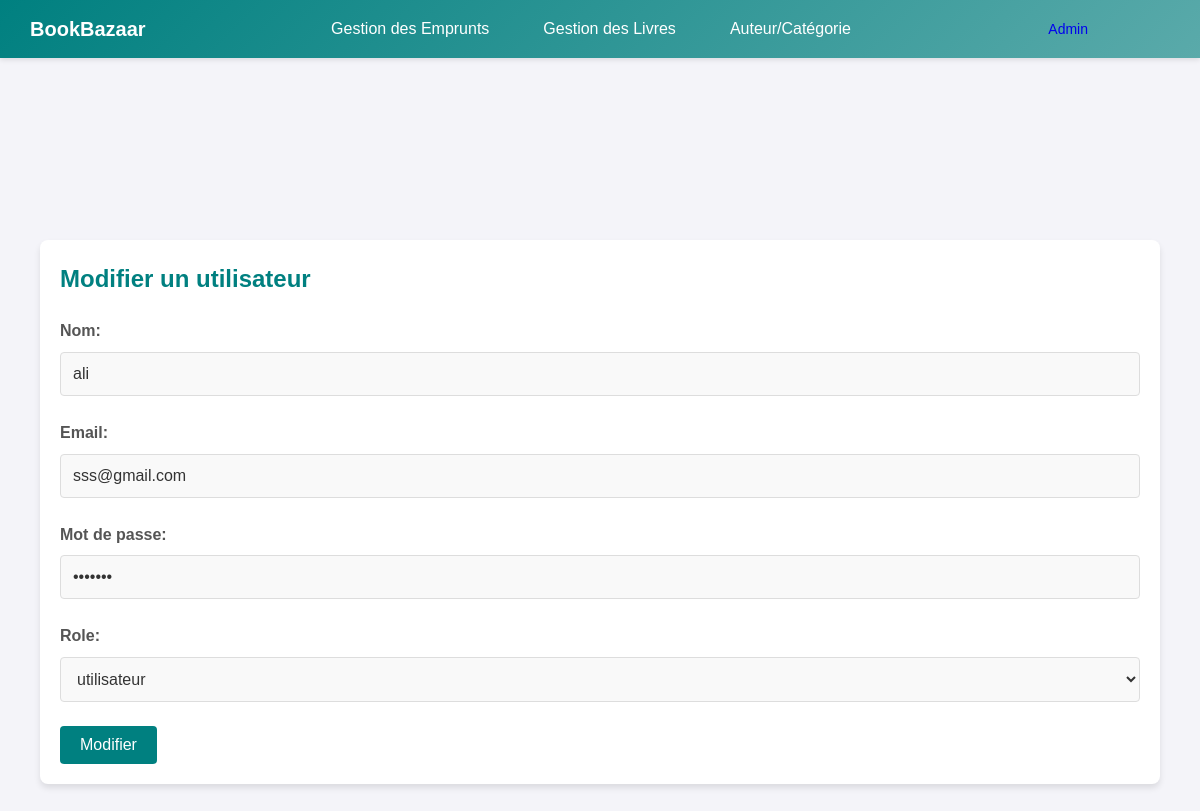
The app's page /admin/user_modification.php?id=1 with its own data.
### tables this page shows
CREATE TABLE `utilisateurs` (
  `id_user` int(11) NOT NULL,
  `nom` varchar(100) NOT NULL,
  `email` varchar(150) NOT NULL,
  `mot_de_passe` varchar(255) NOT NULL,
  `role` enum('utilisateur','admin','chef administratif') NOT NULL,
  `image_prfl` varchar(255) NOT NULL,
  `date_inscription` timestamp NOT NULL DEFAULT current_timestamp()
);

### admin/user_modification.php (the view, shortened to what this page needs)
<?php
require_once('../connection/connection.php');
$userId = $_GET['id'];
$req = $pdo->prepare("SELECT * FROM utilisateurs WHERE id_user = :id_user");
$req->execute(['id_user' => $userId]);
$userData = $req->fetch();
$req2 = $pdo->query("SHOW COLUMNS FROM utilisateurs LIKE 'role'");
$column = $req2->fetch(PDO::FETCH_ASSOC);
$roles = [];
if ($column) {
    preg_match("/^enum\('(.*)'\)$/", $column['Type'], $matches);
    if (isset($matches[1])) {
        $roles = explode("','", $matches[1]);
    }
}
?>
<!DOCTYPE html>
<html lang="fr">
<?php include('admin_nav.php') ?>
<link rel="stylesheet" href="../css/insert.css">
<main>
    <section>
        <h2>Modifier un utilisateur</h2>
    <form action="modification_user.php" method="POST">
            <div class="form-group">
                <label for="nom">Nom:</label>
                <input type="text" id="nom" name="nom" value="<?php echo $userData['nom']; ?>" readonly>
            </div>
            <div class="form-group">
                <label for="email">Email:</label>
                <input type="email" id="email" name="email" value="<?php echo $userData['email']; ?>"readonly>
            </div>
            <div class="form-group">
                <label for="mot_de_passe">Mot de passe:</label>
                <input type="password" id="mot_de_passe" name="mot_de_passe" value="<?php echo $userData['mot_de_passe']; ?>"readonly>
            </div>
           <div class="form-group">
            <label for="role">Role:</label>
            <select class="form-control" id="role" name="role" required>
                <?php foreach ($roles as $role) : ?>
                    <option value="<?php echo $role; ?>"
                    <?php if($role == $userData['role']) echo 'selected'; ?>>
                        <?php echo $role; ?>
                    </option>
                <?php endforeach; ?>
            </select>
        </div>
            <button type="submit" class="add" onclick="return confirm('Vous confirmez ces modifications ?')">Modifier</button>
        </form>
    </section>
</main>
</body>
</html>

### css/admin.css (style rules this page uses)
* { margin: 0; padding: 0; box-sizing: border-box; }
body { font-family: 'Arial', sans-serif; background-color: #f4f4f9; color: #333; line-height: 1.6; }
body { margin: 0; font-family: 'Arial', sans-serif; background-color: #f4f4f9; }
main { padding: 20px; padding-top: 120px; }
section { margin-bottom: 40px; background-color: white; padding: 20px; border-radius: 8px; box-shadow: 0 4px 6px rgba(0, 0, 0, 0.1); }
h2 { margin-bottom: 20px; color: teal; }

### css/insert.css (style rules this page uses)
.form-group { margin-bottom: 1.5rem; }
.form-group label { display: block; margin-bottom: 0.5rem; color: #555; font-weight: bold; }
.form-group input, .form-group textarea, .form-group select { width: 100%; padding: 0.75rem; border: 1px solid #ddd; border-radius: 4px; font-size: 1rem; color: #333; background-color: #f9f9f9; transition: border-color 0.3s ease; }
button.add { background-color: teal; color: white; padding: 10px 20px; border: none; border-radius: 4px; cursor: pointer; font-size: 1rem; transition: background-color 0.3s ease; }

### records on screen
utilisateurs: nom "ali", email "sss@gmail.com", role "utilisateur"
